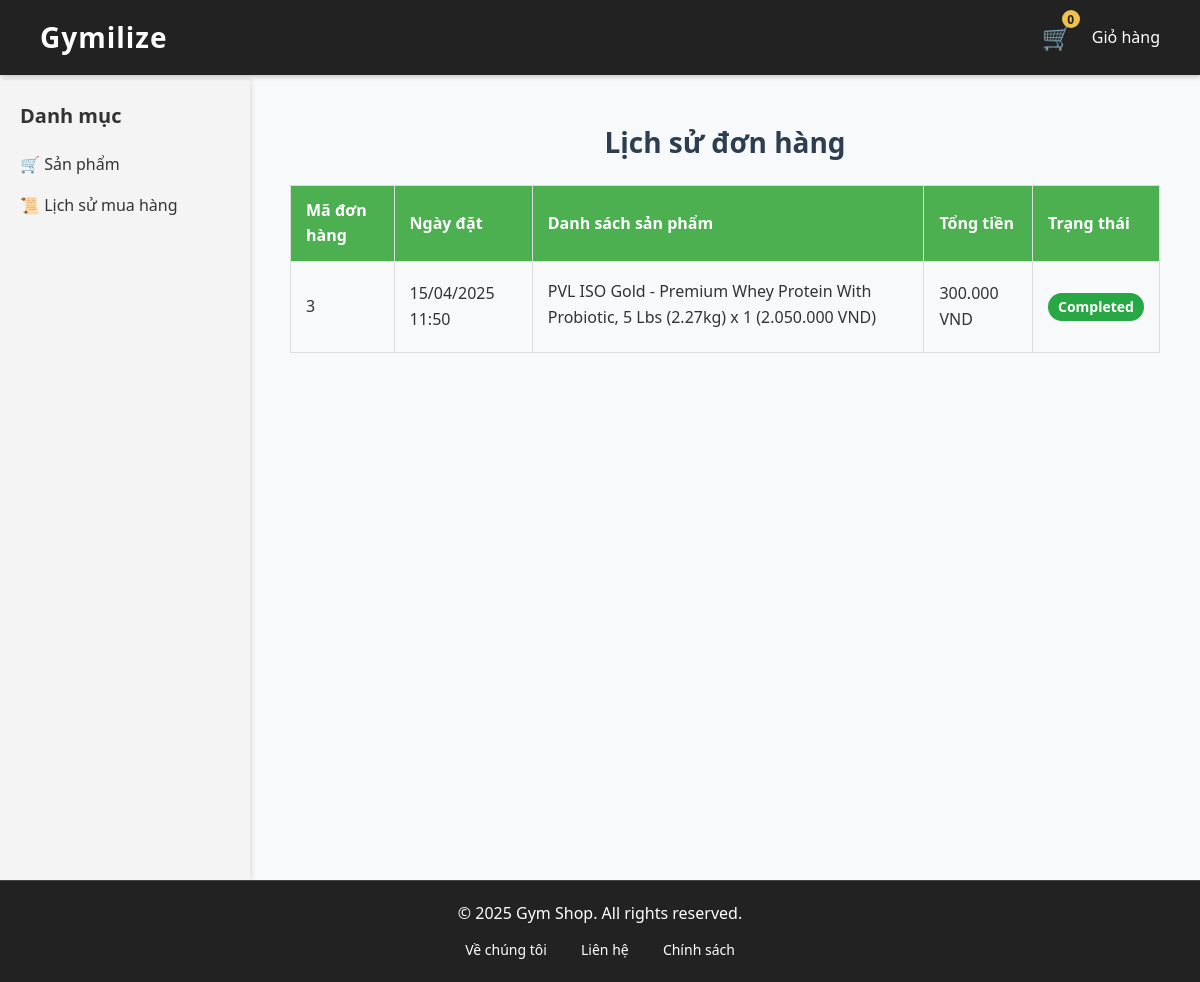
Screenshot of /OrderHistory with the database file from the repository.
### tables this page shows
CREATE TABLE IF NOT EXISTS Orders (
    orders_id INT AUTO_INCREMENT PRIMARY KEY,
    customer_id INT,
    order_date TIMESTAMP DEFAULT CURRENT_TIMESTAMP,
    address TEXT,
    phone_number VARCHAR(10),
    total_price DECIMAL(10, 2),
    status TEXT,
    FOREIGN KEY (customer_id) REFERENCES Customer(customer_id)
);

CREATE TABLE IF NOT EXISTS OrderDetail (
    orderdetail_id INT AUTO_INCREMENT PRIMARY KEY,
    product_id INT,
    orders_id INT,
    product_amount INT NOT NULL,
    FOREIGN KEY (product_id) REFERENCES Product(product_id),
    FOREIGN KEY (orders_id) REFERENCES Orders(orders_id)
);

CREATE TABLE IF NOT EXISTS Product (
    product_id INT AUTO_INCREMENT PRIMARY KEY,
    category_id INT,
    product_name VARCHAR(255) NOT NULL,
    product_price DECIMAL(10, 2),
    product_provider VARCHAR(255),
    description TEXT,
    FOREIGN KEY (category_id) REFERENCES Category(category_id)
);

### mvc/core/Controller.php (called while the page is built, shortened)
<?php
class Controller{
    public function model($model){
        return new $model;
    }
    public function view($view, $data=[]){
        require_once "./mvc/views/".$view.".php";
    }
}
?>

### mvc/controllers/OrderHistory.php (called while the page is built)
<?php
require_once("./mvc/core/Controller.php");
class OrderHistory extends Controller
{
    public function Show()
    {
        $customer_id = 3;
        $model = $this->model("OrderHistoryModel");
        $orders = $model->GetAllOrders($customer_id);
        $this->view("Layout/MainLayout", [
            "Page" => "Pages/OrderHistory",
            "Orders" => $orders
        ]);
    }
}

### mvc/core/App.php (called while the page is built, shortened)
<?php
class App
{
    protected $action = "Show";
    function __construct()
    {
        $urlData = $this->UrlProcess();
        $urlParts = $urlData['urlParts'] ?? [];
        $queryParams = $urlData['queryParams'] ?? [];
        if (!empty($urlParts) && file_exists("./mvc/controllers/" . $urlParts[0] . ".php")) {
            unset($urlParts[0]);
        }
        $this->controller = new $this->controller;
        $this->params = array_merge($urlParts ? array_values($urlParts) : [], $queryParams);
        call_user_func_array([$this->controller, $this->action], [$this->params]);
    }
    function UrlProcess()
    {
        $urlParts = [];
        $queryParams = $_GET;
        if (isset($_GET["url"])) {
            $urlParts = explode("/", filter_var(trim($_GET["url"], "/")));
            unset($queryParams["url"]);
        }
        return [
            'urlParts' => $urlParts,
            'queryParams' => $queryParams
        ];
    }
}

### index.php (called while the page is built, shortened)
<?php
$myApp = new App();
?>

### mvc/core/DB.php (called while the page is built, shortened)
<?php
class DB
{
    public $servername = "localhost";
    public $username = "minhquan";
    public $password = "12345";
    function __construct()
    {
        $this->conn = mysqli_connect($this->servername, $this->username, $this->password);
    }
}

### mvc/models/CartModel.php (called while the page is built, shortened)
<?php
class CartModel extends DB
{
    public function GetCart()
    {
        $query = "select  od.total_price, odd.orderdetail_id, product_name, product_price, odd.product_amount, od.orders_id, pd.product_id
                from
                orders od
                join orderdetail odd
                on od.orders_id = odd.orders_id
                join product pd
                on odd.product_id=pd.product_id
                where od.customer_id = 3 and od.status = 'Incompleted';
                ";
        $results = mysqli_query($this->conn, $query);
        return $results->fetch_all(MYSQLI_ASSOC);
    }
}

### mvc/models/OrderHistoryModel.php (called while the page is built)
<?php
class OrderHistoryModel extends DB
{
    public function GetAllOrders($customer_id = 3)
    {
        $query = "SELECT o.orders_id, o.customer_id, o.order_date,
                         o.status, o.total_price
                  FROM orders o
                  WHERE o.customer_id = ? and o.status = 'Completed'
                  ORDER BY o.order_date DESC";
        $stmt = $this->conn->prepare($query);
        $stmt->bind_param("i", $customer_id);
        $stmt->execute();
        $result = $stmt->get_result();
        $orders = [];
        while($row = $result->fetch_assoc()) {
            $orders[] = $row;
        }
        foreach($orders as &$order) {
            $order['products'] = $this->GetOrderProducts($order['orders_id']);
        }
        return $orders;
    }
    public function GetOrderProducts($order_id)
    {
        $query = "SELECT p.product_name, od.product_amount, p.product_price
                  FROM orderdetail od
                  JOIN product p ON od.product_id = p.product_id
                  WHERE od.orders_id = ?";
        $stmt = $this->conn->prepare($query);
        $stmt->bind_param("i", $order_id);
        $stmt->execute();
        $result = $stmt->get_result();
        $products = [];
        while($row = $result->fetch_assoc()) {
            $products[] = $row;
        }
        return $products;
    }
}

### mvc/views/Pages/OrderHistory.php (the view)
<div class="order-history-container">
    <h1 class="page-title">Lịch sử đơn hàng</h1>
    <?php if (!empty($data["Orders"])): ?>
        <table class="order-table">
            <thead>
                <tr>
                    <th>Mã đơn hàng</th>
                    <th>Ngày đặt</th>
                    <th>Danh sách sản phẩm</th>
                    <th>Tổng tiền</th>
                    <th>Trạng thái</th>
                </tr>
            </thead>
            <tbody>
                <?php foreach ($data["Orders"] as $order): ?>
                    <tr>
                        <td><?php echo $order["orders_id"]; ?></td>
                        <td><?php echo date("d/m/Y H:i", strtotime($order["order_date"])); ?></td>
                        <td>
                            <ul class="product-list">
                                <?php foreach ($order["products"] as $product): ?>
                                    <li>
                                        <?php echo $product["product_name"]; ?> x <?php echo $product["product_amount"]; ?>
                                        (<?php echo number_format($product["product_price"], 0, ',', '.'); ?> VND)
                                    </li>
                                <?php endforeach; ?>
                            </ul>
                        </td>
                        <td><?php echo number_format($order["total_price"], 0, ',', '.'); ?> VND</td>
                        <td>
                            <span class="status-badge <?php echo strtolower($order["status"]); ?>">
                                <?php echo $order["status"]; ?>
                            </span>
                        </td>
                    </tr>
                <?php endforeach; ?>
            </tbody>
        </table>
    <?php else: ?>
        <p class="no-orders">Bạn chưa có đơn hàng nào.</p>
    <?php endif; ?>
</div>

### mvc/views/Layout/MainLayout.php (shortened to what this page needs)
<!DOCTYPE html>
<html lang="en">
<head>
    <link rel = "stylesheet" href = "/VNPay/public/css/styles.css">
    <link rel="stylesheet" href="https://cdnjs.cloudflare.com/ajax/libs/font-awesome/6.4.0/css/all.min.css">
</head>
<body>
    <?php require_once "./mvc/views/Block/Header.php"; ?>
    <div style="display: flex; min-height: 100vh;">
        <div style="width: 250px; background-color: #f4f4f4;">
            <?php require_once "./mvc/views/Block/LeftPage.php"; ?>
        </div>
        <div class="content" style="flex: 1; padding: 20px;">
            <?php
            if (isset($data["Page"])) {
                require_once "./mvc/views/" . $data["Page"] . ".php";
            }
            ?>
        </div>
    </div>
    <?php require_once "./mvc/views/Block/Footer.php"; ?>
</body>
</html>

### mvc/views/Block/Header.php (shortened to what this page needs)
<!DOCTYPE html>
<html lang="en">
<head>
</head>
<body>
    <header>
        <div class="logo">
            <a href="/VNPay/Home">Gymilize</a>
        </div>
        <div class="cart">
            <?php
            require_once("./mvc/models/CartModel.php");
            require_once("./mvc/core/DB.php");
            $cartModel = new CartModel();
            $cartItemCount = 0;
            $cart = $cartModel->GetCart();
            if (is_array($cart)) {
                $cartItemCount = count($cart);
            }
            ?>
            <div class="cart">
                <a href="/VNPay/Cart/Show" class="cart-container">
                    <span class="cart-icon">🛒</span>
                    <span class="cart-count" id = "cart-count"><?php echo $cartItemCount ;?></span>
                </a>
                <a href="/VNPay/Cart/Show">Giỏ hàng</a>
            </div>
        </div>
    </header>
</body>
</html>

### mvc/views/Block/LeftPage.php (shortened to what this page needs)
<div style="background-color: #f4f4f4; padding: 20px; width: 250px; height: 100%; box-shadow: 2px 0 5px rgba(0, 0, 0, 0.1);">
    <h3 style="font-size: 20px; margin-bottom: 20px; color: #333;">Danh mục</h3>
    <ul style="list-style: none; padding: 0;">
        <li style="margin-bottom: 15px;">
            <a href="/VNPay/Product" style="text-decoration: none; color: #333; font-size: 16px; transition: color 0.3s ease;">
                🛒 Sản phẩm
            </a>
        </li>
        <li style="margin-bottom: 15px;">
            <a href="/VNPay/OrderHistory" style="text-decoration: none; color: #333; font-size: 16px; transition: color 0.3s ease;">
                📜 Lịch sử mua hàng
            </a>
        </li>
    </ul>
</div>

### mvc/views/Block/Footer.php (shortened to what this page needs)
<footer style="background-color: #222; color: #fff; text-align: center; padding: 20px 40px; width: 100%; margin-top: auto;">
    <div class="footer-content">
        <p style="margin-bottom: 10px; font-size: 16px;">© 2025 Gym Shop. All rights reserved.</p>
        <div class="footer-links">
            <a href="/VNPay/About" style="color: #fff; text-decoration: none; margin: 0 15px; font-size: 14px; transition: color 0.3s ease;">Về chúng tôi</a>
            <a href="/VNPay/Contact" style="color: #fff; text-decoration: none; margin: 0 15px; font-size: 14px; transition: color 0.3s ease;">Liên hệ</a>
            <a href="/VNPay/Policy" style="color: #fff; text-decoration: none; margin: 0 15px; font-size: 14px; transition: color 0.3s ease;">Chính sách</a>
        </div>
    </div>
</footer>
</body>
</html>

### public/css/styles.css (style rules this page uses)
* { margin: 0; padding: 0; box-sizing: border-box; font-family: "Segoe UI", Tahoma, Geneva, Verdana, sans-serif; }
body { background-color: #f8f9fa; color: #333; line-height: 1.6; }
.container, .home-container, .order-history-container { max-width: 1200px; margin: 0 auto; padding: 20px; }
h1, h2, h3 { color: #333; margin-bottom: 20px; }
.page-title { text-align: center; margin-bottom: 0px; font-size: 28px; color: #2c3e50; }
.order-table { width: 100%; border-collapse: collapse; margin-top: 20px; }
.order-table th, .order-table td { padding: 12px 15px; border: 1px solid #ddd; }
.order-table th { background-color: #4caf50; color: white; text-align: left; }
.product-list { list-style-type: none; padding: 0; margin: 0; }
.product-list li { margin-bottom: 5px; padding: 5px 0; border-bottom: 1px dotted #ddd; }
.product-list li:last-child { border-bottom: none; }
.status-badge { display: inline-block; padding: 3px 10px; border-radius: 20px; font-size: 14px; font-weight: bold; }
.status-badge.completed { background-color: #28a745; color: white; }

### mvc/views/Block/Header.php (style rules this page uses)
* { margin: 0; padding: 0; box-sizing: border-box; }
body { font-family: 'Roboto', Arial, sans-serif; min-height: 100vh; display: flex; flex-direction: column; }
header { background-color: #222; color: #fff; padding: 15px 40px; position: fixed; width: 100%; top: 0; z-index: 1000; display: flex; justify-content: space-between; align-items: center; box-shadow: 0 2px 5px rgba(0, 0, 0, 0.2); }
.logo { font-size: 28px; font-weight: 700; letter-spacing: 1px; }
.logo a { color: #fff; text-decoration: none; }
.cart { display: flex; align-items: center; gap: 20px; }
.cart a { color: #fff; text-decoration: none; font-size: 16px; transition: color 0.3s ease; }
.cart-icon { font-size: 24px; }
.cart-container { position: relative; display: inline-block; }
.cart-count { position: absolute; top: -8px; right: -8px; background-color: #f0c14b; color: #222; border-radius: 50%; min-width: 18px; height: 18px; display: flex; align-items: center; justify-content: center; font-size: 12px; font-weight: bold; }

### mvc/views/Block/Footer.php (style rules this page uses)
footer { background-color: #222; border-top: 1px solid #444; }

### rows the page displays
orders: orders_id "3", order_date "15/04/2025 11:50", total_price "300.000", status "Completed"
orderdetail: product.product_name "PVL ISO Gold - Premium Whey Protein With Probiotic, 5 Lbs (2.27kg)", product_amount "1", product.product_price "2.050.000"

### other values shown
$cartItemCount "0"
